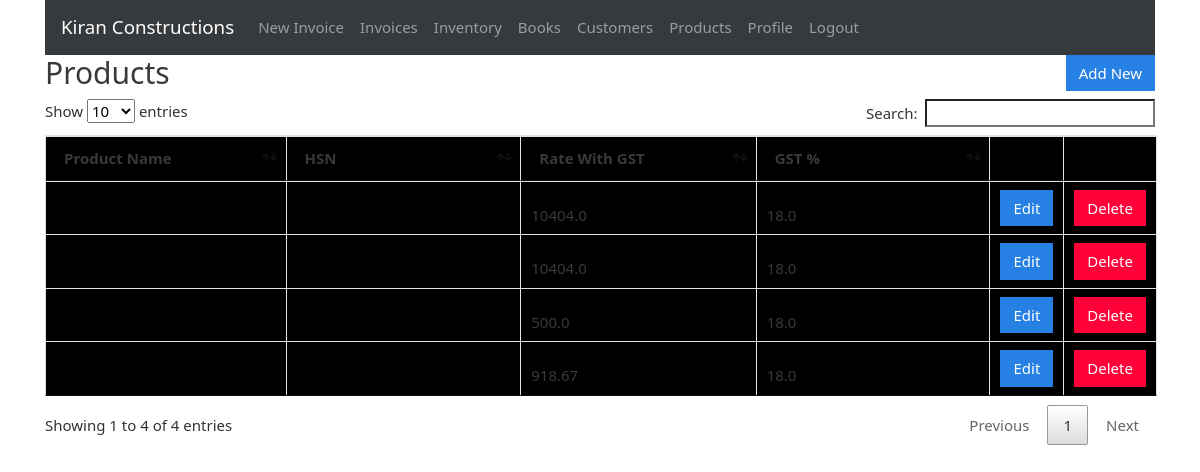
Before: /products (signed in) with the older database file.
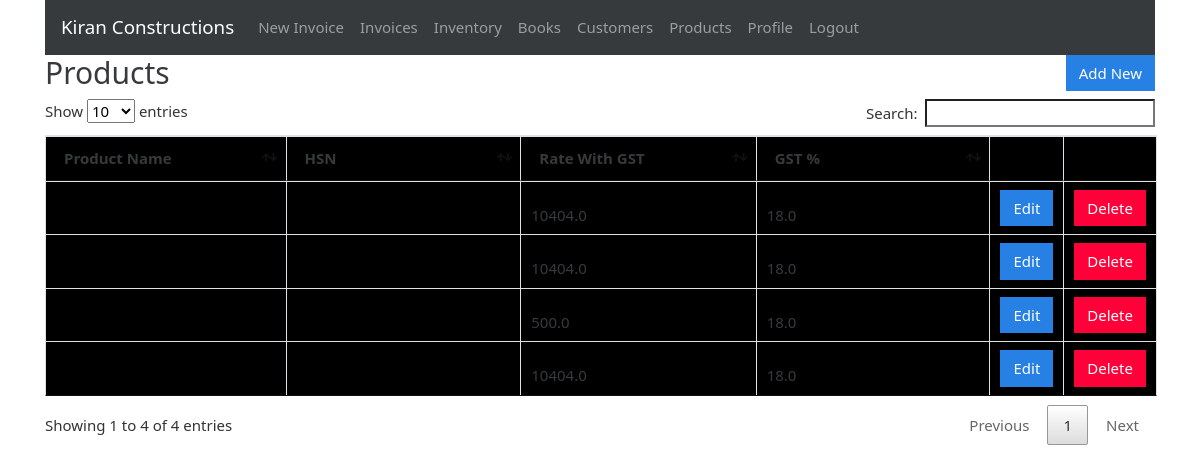
After: the same page with the newer database file.
### gstbillingapp/models.py (models this page shows, shortened)
class Product(models.Model):
    user = models.ForeignKey(User, null=True, blank=True, on_delete=models.SET_NULL)
    item_number = models.CharField(max_length=200, blank=True, null=True)
    product_sac = models.CharField(max_length=50, null=True, blank=True)
    service_number = models.CharField(max_length=200, blank=True, null=True)
    product_description = models.CharField(max_length=200, blank=True, null=True)
    product_unit = models.CharField(max_length=50)
    product_gst_percentage = models.FloatField()
    product_rate_with_gst = models.FloatField()

### gstbillingapp/views.py (the view)
# urls.py: path('products', views.products, name='products'),
@login_required
def products(request):
    context = {}
    context['products'] = Product.objects.filter(user=request.user)
    return render(request, 'gstbillingapp/products.html', context)

### Gst-Billing-Python-Django/gstbillingapp/templates/gstbillingapp/products.html (shortened to what this page needs)
{% extends "gstbillingapp/base.html" %}
{% load static %}
{% block content %}
		<div class="row">
			<div class="col">
				<h2>Products</h2>
			</div>
			<div class="col">
				<a href="{% url 'product_add' %}" id="add_product_btn"><button type="button" class="btn btn-primary">Add New</button></a>
			</div>
		</div>
		<table class="table table-bordered" id="product-table">
			<thead>
				<tr>
					<th>Product Name</th>
					<th>HSN</th>
					<th>Rate With GST</th>
					<th>GST %</th>
					<th></th>
					<th></th>
				</tr>
			</thead>
			<tbody class="two-col-form">
				{% for product in products %}
				<tr>
	 				<td>{{product.product_name}}</td>
	 				<td>{{product.product_hsn}}</td>
	 				<td>{{product.product_rate_with_gst}}</td>
	 				<td>{{product.product_gst_percentage}}</td>
	 				<td><a href="{% url 'product_edit' product.id %}"><button type="button" class="btn btn-primary">Edit</button></a></td>
	 				<td><button type="button" class="btn btn-danger" data-toggle="modal" data-target="#productDeleteModal" data-product-id="{{product.id}}" data-product-name="{{product.product_name}}">Delete</button></td>
				</tr>
				{% endfor %}
			</tbody>
		</table>
{% endblock %}

Changed rows visible on the page:
changed Product (number 4 of 4 on the later page): product_rate_with_gst "918.67" → "10404.0"
